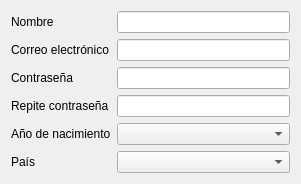
<?xml version="1.0" encoding="UTF-8"?>
<ui version="4.0">
 <class>EmailDialog</class>
 <widget class="QDialog" name="EmailDialog">
  <property name="geometry">
   <rect>
    <x>0</x>
    <y>0</y>
    <width>301</width>
    <height>168</height>
   </rect>
  </property>
  <property name="windowTitle">
   <string>Dialog</string>
  </property>
  <layout class="QGridLayout" name="gridLayout">
   <item row="0" column="0">
    <widget class="QLabel" name="label">
     <property name="text">
      <string>Nombre</string>
     </property>
    </widget>
   </item>
   <item row="0" column="1">
    <widget class="QLineEdit" name="lineEdit"/>
   </item>
   <item row="1" column="0">
    <widget class="QLabel" name="label_2">
     <property name="text">
      <string>Correo electrónico</string>
     </property>
    </widget>
   </item>
   <item row="1" column="1">
    <widget class="QLineEdit" name="lineEdit_2"/>
   </item>
   <item row="2" column="0">
    <widget class="QLabel" name="label_3">
     <property name="text">
      <string>Contraseña</string>
     </property>
    </widget>
   </item>
   <item row="2" column="1">
    <widget class="QLineEdit" name="lineEdit_3">
     <property name="echoMode">
      <enum>QLineEdit::Password</enum>
     </property>
    </widget>
   </item>
   <item row="3" column="0">
    <widget class="QLabel" name="label_4">
     <property name="text">
      <string>Repite contraseña</string>
     </property>
    </widget>
   </item>
   <item row="3" column="1">
    <widget class="QLineEdit" name="lineEdit_4">
     <property name="echoMode">
      <enum>QLineEdit::Password</enum>
     </property>
    </widget>
   </item>
   <item row="4" column="0">
    <widget class="QLabel" name="label_5">
     <property name="text">
      <string>Año de nacimiento</string>
     </property>
    </widget>
   </item>
   <item row="4" column="1">
    <widget class="QComboBox" name="year_comboBox"/>
   </item>
   <item row="5" column="0">
    <widget class="QLabel" name="label_6">
     <property name="text">
      <string>País</string>
     </property>
    </widget>
   </item>
   <item row="5" column="1">
    <widget class="QComboBox" name="country_comboBox_2"/>
   </item>
  </layout>
 </widget>
 <resources/>
 <connections/>
</ui>
